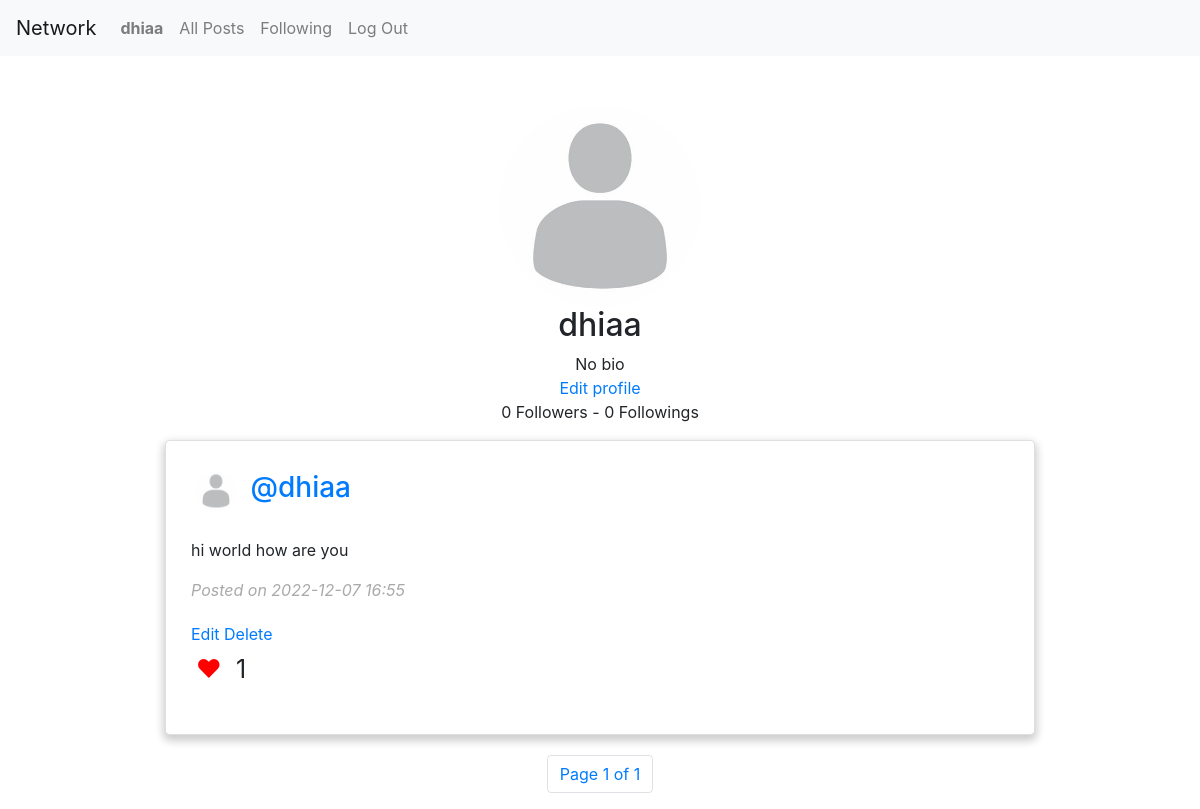
Page /profile/12 (signed in) on the committed database.
### network/models.py (models this page shows, shortened)
class User(AbstractUser):
    bio = models.CharField(blank=True, null=True, max_length=500)
    profile_image = ResizedImageField(size=[600,600], default="network/static/profile_pictures/default.jpeg", upload_to="network/static/profile_pictures")
    def is_followed(self, user):
        followers = self.followers.all()
        for person in followers:
            if user == person.follower:
                return True
        return False
    def __str__(self):
        return self.username

class Post(models.Model):
    author = models.ForeignKey(User, on_delete=models.CASCADE, null=True, blank=True, related_name="comment_person")
    content = models.TextField()
    imageURL = models.CharField(max_length=2000, blank=True, null=True,)
    date = models.DateTimeField(auto_now_add=True)
    nb_likes = models.PositiveIntegerField(default=0)
    def is_liked(self, user):
        likes = self.likes.all()
        for like in likes:
            if user == like.liker:
                return True
        return False

### network/views.py (the view)
# urls.py: path("profile/<int:id>", views.profile, name="profile"),
@login_required(login_url='login')
def profile(request, id):
    user_authenticated = request.user
    user_profile = User.objects.get(id = id)
    img = str(user_profile.profile_image.url)
    isFollowed = user_profile.is_followed(user_authenticated)
    posts = Post.objects.filter(author = user_profile).all().order_by('-date')
    paginator = Paginator(posts, 10)
    page_number = request.GET.get('page')
    page_obj = paginator.get_page(page_number)
    for post in page_obj:
        post.liked = post.is_liked(user_authenticated)
        post.date = post.date.strftime('%Y-%m-%d %H:%M')
    return render(request, "network/profile.html", {
        "user_profile": user_profile,
        "img":img,
        "user": user_authenticated,
        "posts" : posts,
        'page_obj': page_obj,
        "isFollowed": isFollowed
    })

### network/templates/network/profile.html (shortened to what this page needs)
{% extends "network/layout.html" %}
{% load static %}
{% block body %}
    <div class="container">
        <div class="profile">
            <img id="profile_img_{{user_profile.id}}" class="profileImage" src="{{img}}"  alt="{{img}}" max-height="10px">
            <h2>{{user_profile.username}}</h2>
            {% if user_profile.id == user.id %}
                {% if user_profile.bio is None %}
                <div class="empty_bio_{{user_profile.id}}">No bio</div>
                {% else %}
                <div class="empty_bio_{{user_profile.id}}">{{user_profile.bio}}</div>
                {% endif %}
                <span onclick="profile(event)" profile_id="{{user.id}}" class="edit_button" id="edit_profile_{{user_profile.id}}">Edit profile</span>
            {% else %}
                {% if user_profile.bio is None %}
                <div>No bio</div>
                {% else %}
                <div>{{user_profile.bio}}</div>
                {% endif %}
            {% endif %}
            <p>{{user_profile.followers.all.count}} Followers - {{user_profile.followings.all.count}} Followings</p>
        </div>
        {% for post in page_obj %}
            <div class="card" id="post_div_{{post.id}}">
                <div class="card-body">
                    <div>
                        <img src="{{post.author.profile_image.url}}" alt="" class="profileImagePost item" >
                        <a class="item" href="{% url 'profile' id=post.author.id %}"><h3>@{{post.author}}</h3></a>
                    </div>
                    <div id="disappear_{{post.id}}">
                        <p id="text_{{post.id}}" style="margin-top:20px;">{{post.content}}</p>
                        <div id="date_post"><i>Posted on <span>{{post.date}}</span> </i></div>
                    </div>
                        {% if user.is_authenticated and user.id == post.author.id %}
                        <span onclick="editPost(event)" button_action="edit_post" id="edit_{{post.id}}" post_id="{{post.id}}" class="edit_button">Edit</span>
                        <span onclick="deletePost(event)" button_action="delete_post" post_id="{{post.id}}" class="edit_button">Delete</span>
                        {% endif %}
                    {% if user.is_authenticated %}
                        <div>
                            <span onclick="like(event)"  post_id="{{post.id}}"  id="heart_full_{{post.id}}" class="item heart {% if not post.liked %} d-none {% endif %}" style="color:red;" >&#9829;</span>
                            <p id="count_likes_{{post.id}}" class="item like_count" >{{ post.likes.count }}</p>
                        </div>
                    {% endif %}
                </div>
            </div>
            {% endfor %}
                <nav class="pagination" aria-label="Page navigation example">
                        <ul class="pagination">
                        <li class="page-item"><a class="page-link" href="#">Page {{ page_obj.number }} of {{ page_obj.paginator.num_pages }}</a></li>
                        </ul>
                  </nav>
    </div>
{% endblock %}

### network/templates/network/layout.html (shortened to what this page needs)
{% load static %}
<!DOCTYPE html>
<html lang="en">
    <head>
        <link rel="stylesheet" href="https://stackpath.bootstrapcdn.com/bootstrap/4.4.1/css/bootstrap.min.css">
        <link href="{% static 'network/styles.css' %}" rel="stylesheet">
    </head>
    <body>
        <nav class="navbar navbar-expand-lg navbar-light bg-light">
            <a class="navbar-brand" href="#">Network</a>
            <div>
              <ul class="navbar-nav mr-auto">
                {% if user.is_authenticated %}
                    <li class="nav-item">
                        <a class="nav-link" href="{% url 'profile' id=user.id %}"><strong>{{ user.username }}</strong></a>
                    </li>
                {% endif %}
                <li class="nav-item">
                  <a class="nav-link" href="{% url 'index' %}">All Posts</a>
                </li>
                {% if user.is_authenticated %}
                    <li class="nav-item">
                        <a class="nav-link" href="{% url 'following_page' %}">Following</a>
                    </li>
                    <li class="nav-item">
                        <a class="nav-link" href="{% url 'logout' %}">Log Out</a>
                    </li>
                {% endif %}
              </ul>
            </div>
          </nav>
        <div class="body">
            {% block body %}
            {% endblock %}
        </div>
    </body>
</html>

### network/static/network/styles.css (style rules this page uses)
.container { max-width: 900px; margin: auto; margin-top: 50px; }
.card { padding: 5px; border-radius: 5px; box-shadow: 0 4px 8px 2px rgba(0, 0, 0, 0.2); margin-bottom: 20px }
#date_post { margin-bottom:20px; color: rgb(169, 169, 169); }
a, a:hover { text-decoration: none; }
.profile { text-align: center; }
.profileImage { border-radius: 50%; height:200px; width:200px; }
.profileImagePost { border-radius: 50%; height:50px; width:50px; }
.item { display: inline-block; vertical-align: top; padding: 5px; }
.pagination { justify-content: center; }
.edit_button { color: rgb(0,123,255); cursor: pointer; }
.like_count { font-size: 25px; }
.heart { cursor:pointer; font-size: 25px; }

### rows in the picture
User: username "dhiaa", followers.all.count "0", followings.all.count "0"
Post: author.profile_image (placeholder picture), author "dhiaa", content "hi world how are you", date "2022-12-07 16:55", likes.count "1"

### other values in the picture
{{ page_obj.number }} "1"
{{ page_obj.paginator.num_pages }} "1"
